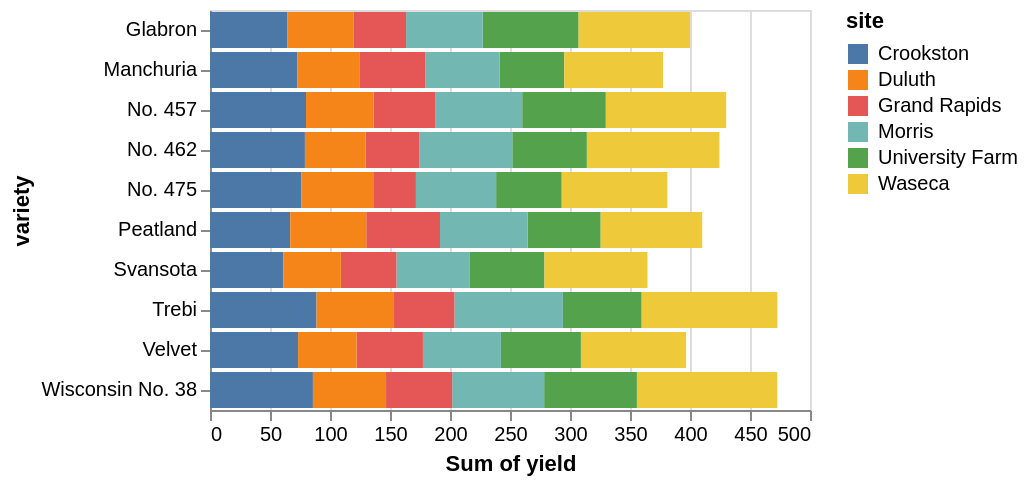

The Vega-Lite source for this figure:
### Vega-Lite specification from a JSON file in a GitHub repository (floating-point values rounded to 4 significant figures)
{"$schema": "https://vega.github.io/schema/vega-lite/v5.json", "data": {"values": [{"yield": 27, "variety": "Manchuria", "year": 1931, "site": "University Farm"}, {"yield": 48.87, "variety": "Manchuria", "year": 1931, "site": "Waseca"}, {"yield": 27.43, "variety": "Manchuria", "year": 1931, "site": "Morris"}, {"yield": 39.93, "variety": "Manchuria", "year": 1931, "site": "Crookston"}, {"yield": 32.97, "variety": "Manchuria", "year": 1931, "site": "Grand Rapids"}, {"yield": 28.97, "variety": "Manchuria", "year": 1931, "site": "Duluth"}, {"yield": 43.07, "variety": "Glabron", "year": 1931, "site": "University Farm"}, {"yield": 55.2, "variety": "Glabron", "year": 1931, "site": "Waseca"}, {"yield": 28.77, "variety": "Glabron", "year": 1931, "site": "Morris"}, {"yield": 38.13, "variety": "Glabron", "year": 1931, "site": "Crookston"}, {"yield": 29.13, "variety": "Glabron", "year": 1931, "site": "Grand Rapids"}, {"yield": 29.67, "variety": "Glabron", "year": 1931, "site": "Duluth"}, {"yield": 35.13, "variety": "Svansota", "year": 1931, "site": "University Farm"}, {"yield": 47.33, "variety": "Svansota", "year": 1931, "site": "Waseca"}, {"yield": 25.77, "variety": "Svansota", "year": 1931, "site": "Morris"}, {"yield": 40.47, "variety": "Svansota", "year": 1931, "site": "Crookston"}, {"yield": 29.67, "variety": "Svansota", "year": 1931, "site": "Grand Rapids"}, {"yield": 25.7, "variety": "Svansota", "year": 1931, "site": "Duluth"}, {"yield": 39.9, "variety": "Velvet", "year": 1931, "site": "University Farm"}, {"yield": 50.23, "variety": "Velvet", "year": 1931, "site": "Waseca"}, {"yield": 26.13, "variety": "Velvet", "year": 1931, "site": "Morris"}, {"yield": 41.33, "variety": "Velvet", "year": 1931, "site": "Crookston"}, {"yield": 23.03, "variety": "Velvet", "year": 1931, "site": "Grand Rapids"}, {"yield": 26.3, "variety": "Velvet", "year": 1931, "site": "Duluth"}, {"yield": 36.57, "variety": "Trebi", "year": 1931, "site": "University Farm"}, {"yield": 63.83, "variety": "Trebi", "year": 1931, "site": "Waseca"}, {"yield": 43.77, "variety": "Trebi", "year": 1931, "site": "Morris"}, {"yield": 46.93, "variety": "Trebi", "year": 1931, "site": "Crookston"}, {"yield": 29.77, "variety": "Trebi", "year": 1931, "site": "Grand Rapids"}, {"yield": 33.93, "variety": "Trebi", "year": 1931, "site": "Duluth"}, {"yield": 43.27, "variety": "No. 457", "year": 1931, "site": "University Farm"}, {"yield": 58.1, "variety": "No. 457", "year": 1931, "site": "Waseca"}, {"yield": 28.7, "variety": "No. 457", "year": 1931, "site": "Morris"}, {"yield": 45.67, "variety": "No. 457", "year": 1931, "site": "Crookston"}, {"yield": 32.17, "variety": "No. 457", "year": 1931, "site": "Grand Rapids"}, {"yield": 33.6, "variety": "No. 457", "year": 1931, "site": "Duluth"}, {"yield": 36.6, "variety": "No. 462", "year": 1931, "site": "University Farm"}, {"yield": 65.77, "variety": "No. 462", "year": 1931, "site": "Waseca"}, {"yield": 30.37, "variety": "No. 462", "year": 1931, "site": "Morris"}, {"yield": 48.57, "variety": "No. 462", "year": 1931, "site": "Crookston"}, {"yield": 24.93, "variety": "No. 462", "year": 1931, "site": "Grand Rapids"}, {"yield": 28.1, "variety": "No. 462", "year": 1931, "site": "Duluth"}, {"yield": 32.77, "variety": "Peatland", "year": 1931, "site": "University Farm"}, {"yield": 48.57, "variety": "Peatland", "year": 1931, "site": "Waseca"}, {"yield": 29.87, "variety": "Peatland", "year": 1931, "site": "Morris"}, {"yield": 41.6, "variety": "Peatland", "year": 1931, "site": "Crookston"}, {"yield": 34.7, "variety": "Peatland", "year": 1931, "site": "Grand Rapids"}, {"yield": 32, "variety": "Peatland", "year": 1931, "site": "Duluth"}, {"yield": 24.67, "variety": "No. 475", "year": 1931, "site": "University Farm"}, {"yield": 46.77, "variety": "No. 475", "year": 1931, "site": "Waseca"}, {"yield": 22.6, "variety": "No. 475", "year": 1931, "site": "Morris"}, {"yield": 44.1, "variety": "No. 475", "year": 1931, "site": "Crookston"}, {"yield": 19.7, "variety": "No. 475", "year": 1931, "site": "Grand Rapids"}, {"yield": 33.07, "variety": "No. 475", "year": 1931, "site": "Duluth"}, {"yield": 39.3, "variety": "Wisconsin No. 38", "year": 1931, "site": "University Farm"}, {"yield": 58.8, "variety": "Wisconsin No. 38", "year": 1931, "site": "Waseca"}, {"yield": 29.47, "variety": "Wisconsin No. 38", "year": 1931, "site": "Morris"}, {"yield": 49.87, "variety": "Wisconsin No. 38", "year": 1931, "site": "Crookston"}, {"yield": 34.47, "variety": "Wisconsin No. 38", "year": 1931, "site": "Grand Rapids"}, {"yield": 31.6, "variety": "Wisconsin No. 38", "year": 1931, "site": "Duluth"}, {"yield": 26.9, "variety": "Manchuria", "year": 1932, "site": "University Farm"}, {"yield": 33.47, "variety": "Manchuria", "year": 1932, "site": "Waseca"}, {"yield": 34.37, "variety": "Manchuria", "year": 1932, "site": "Morris"}, {"yield": 32.97, "variety": "Manchuria", "year": 1932, "site": "Crookston"}, {"yield": 22.13, "variety": "Manchuria", "year": 1932, "site": "Grand Rapids"}, {"yield": 22.57, "variety": "Manchuria", "year": 1932, "site": "Duluth"}, {"yield": 36.8, "variety": "Glabron", "year": 1932, "site": "University Farm"}, {"yield": 37.73, "variety": "Glabron", "year": 1932, "site": "Waseca"}, {"yield": 35.13, "variety": "Glabron", "year": 1932, "site": "Morris"}, {"yield": 26.17, "variety": "Glabron", "year": 1932, "site": "Crookston"}, {"yield": 14.43, "variety": "Glabron", "year": 1932, "site": "Grand Rapids"}, {"yield": 25.87, "variety": "Glabron", "year": 1932, "site": "Duluth"}, {"yield": 27.43, "variety": "Svansota", "year": 1932, "site": "University Farm"}, {"yield": 38.5, "variety": "Svansota", "year": 1932, "site": "Waseca"}, {"yield": 35.03, "variety": "Svansota", "year": 1932, "site": "Morris"}, {"yield": 20.63, "variety": "Svansota", "year": 1932, "site": "Crookston"}, {"yield": 16.63, "variety": "Svansota", "year": 1932, "site": "Grand Rapids"}, {"yield": 22.23, "variety": "Svansota", "year": 1932, "site": "Duluth"}, {"yield": 26.8, "variety": "Velvet", "year": 1932, "site": "University Farm"}, {"yield": 37.4, "variety": "Velvet", "year": 1932, "site": "Waseca"}, {"yield": 38.83, "variety": "Velvet", "year": 1932, "site": "Morris"}, {"yield": 32.07, "variety": "Velvet", "year": 1932, "site": "Crookston"}, {"yield": 32.23, "variety": "Velvet", "year": 1932, "site": "Grand Rapids"}, {"yield": 22.47, "variety": "Velvet", "year": 1932, "site": "Duluth"}, {"yield": 29.07, "variety": "Trebi", "year": 1932, "site": "University Farm"}, {"yield": 49.23, "variety": "Trebi", "year": 1932, "site": "Waseca"}, {"yield": 46.63, "variety": "Trebi", "year": 1932, "site": "Morris"}, {"yield": 41.83, "variety": "Trebi", "year": 1932, "site": "Crookston"}, {"yield": 20.63, "variety": "Trebi", "year": 1932, "site": "Grand Rapids"}, {"yield": 30.6, "variety": "Trebi", "year": 1932, "site": "Duluth"}, {"yield": 26.43, "variety": "No. 457", "year": 1932, "site": "University Farm"}, {"yield": 42.2, "variety": "No. 457", "year": 1932, "site": "Waseca"}, {"yield": 43.53, "variety": "No. 457", "year": 1932, "site": "Morris"}, {"yield": 34.33, "variety": "No. 457", "year": 1932, "site": "Crookston"}, {"yield": 19.47, "variety": "No. 457", "year": 1932, "site": "Grand Rapids"}, {"yield": 22.7, "variety": "No. 457", "year": 1932, "site": "Duluth"}, {"yield": 25.57, "variety": "No. 462", "year": 1932, "site": "University Farm"}, {"yield": 44.7, "variety": "No. 462", "year": 1932, "site": "Waseca"}, {"yield": 47, "variety": "No. 462", "year": 1932, "site": "Morris"}, {"yield": 30.53, "variety": "No. 462", "year": 1932, "site": "Crookston"}, {"yield": 19.9, "variety": "No. 462", "year": 1932, "site": "Grand Rapids"}, {"yield": 22.5, "variety": "No. 462", "year": 1932, "site": "Duluth"}, {"yield": 28.07, "variety": "Peatland", "year": 1932, "site": "University Farm"}, {"yield": 36.03, "variety": "Peatland", "year": 1932, "site": "Waseca"}, {"yield": 43.2, "variety": "Peatland", "year": 1932, "site": "Morris"}, {"yield": 25.23, "variety": "Peatland", "year": 1932, "site": "Crookston"}, {"yield": 26.77, "variety": "Peatland", "year": 1932, "site": "Grand Rapids"}, {"yield": 31.37, "variety": "Peatland", "year": 1932, "site": "Duluth"}, {"yield": 30, "variety": "No. 475", "year": 1932, "site": "University Farm"}, {"yield": 41.27, "variety": "No. 475", "year": 1932, "site": "Waseca"}, {"yield": 44.23, "variety": "No. 475", "year": 1932, "site": "Morris"}, {"yield": 32.13, "variety": "No. 475", "year": 1932, "site": "Crookston"}, {"yield": 15.23, "variety": "No. 475", "year": 1932, "site": "Grand Rapids"}, {"yield": 27.37, "variety": "No. 475", "year": 1932, "site": "Duluth"}, {"yield": 38, "variety": "Wisconsin No. 38", "year": 1932, "site": "University Farm"}, {"yield": 58.17, "variety": "Wisconsin No. 38", "year": 1932, "site": "Waseca"}, {"yield": 47.17, "variety": "Wisconsin No. 38", "year": 1932, "site": "Morris"}, {"yield": 35.9, "variety": "Wisconsin No. 38", "year": 1932, "site": "Crookston"}, {"yield": 20.67, "variety": "Wisconsin No. 38", "year": 1932, "site": "Grand Rapids"}, {"yield": 29.33, "variety": "Wisconsin No. 38", "year": 1932, "site": "Duluth"}]}, "description": "Barley crop yields as a horizontal stacked bar chart", "encoding": {"color": {"field": "site", "type": "nominal"}, "x": {"aggregate": "sum", "field": "yield", "type": "quantitative"}, "y": {"field": "variety", "type": "nominal"}}, "mark": "bar"}
